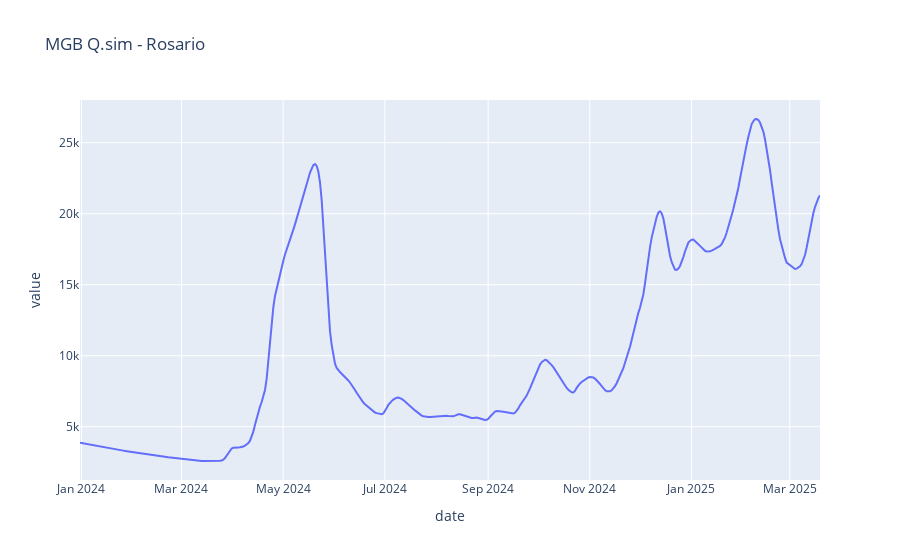

Here is the notebook cell this chart was saved with:
### Markdown cell above
## plot

### Code cell
title = 'MGB Q.sim - Rosario'

fig = px.line(forecast_df.head(-1), x="date", y="value", title=title)
fig.show()

### Figure 1 — Plotly figure (JSON) as saved in the notebook; plotly's stock layout.template omitted (floating-point values rounded to 4 significant figures; data arrays with more than 128 entries replaced by an {"elided": "..."} marker saying what was removed)
{"data": [{"hovertemplate": "date=%{x}<br>value=%{y}<extra></extra>", "legendgroup": "", "line": {"color": "#636efa", "dash": "solid"}, "marker": {"symbol": "circle"}, "mode": "lines", "name": "", "orientation": "v", "showlegend": false, "type": "scatter", "x": {"elided": "445 str values"}, "xaxis": "x", "y": {"elided": "445 float values"}, "yaxis": "y"}], "layout": {"legend": {"tracegroupgap": 0}, "title": {"text": "MGB Q.sim - Rosario"}, "xaxis": {"anchor": "y", "domain": [0, 1], "title": {"text": "date"}}, "yaxis": {"anchor": "x", "domain": [0, 1], "title": {"text": "value"}}}}
